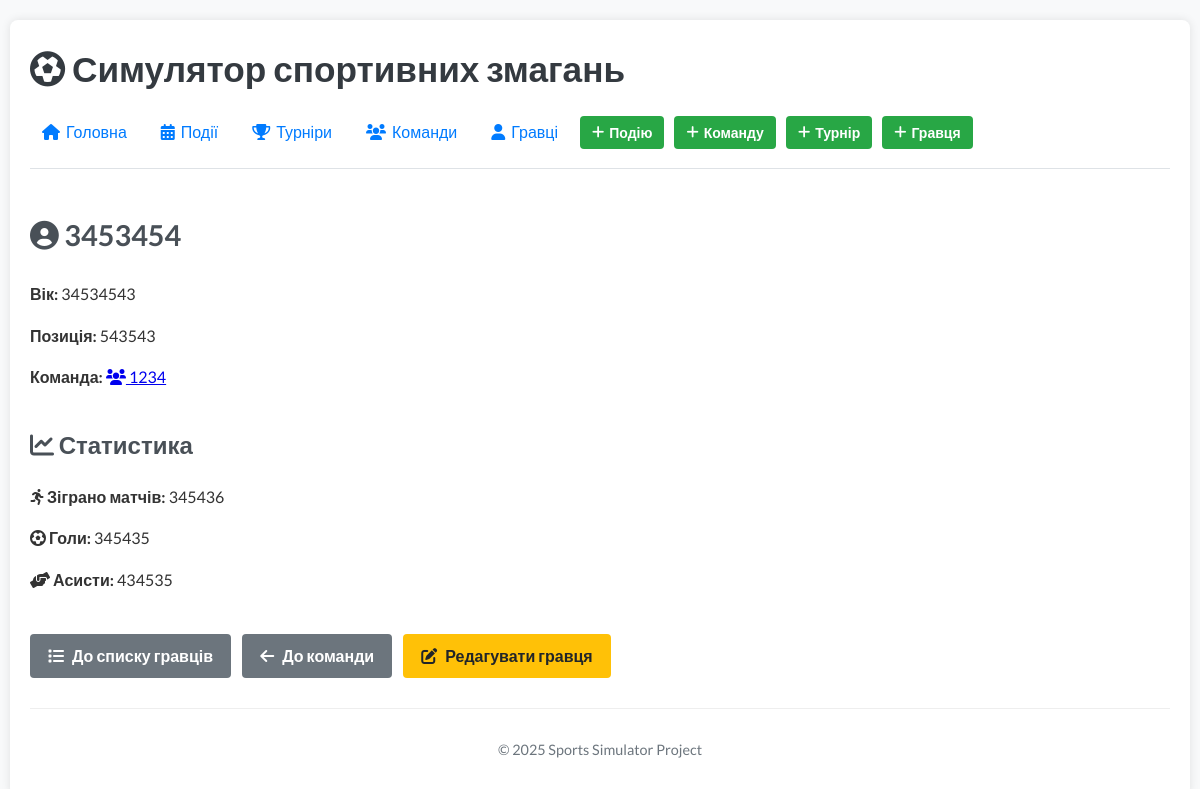
Page /simulator/players/219d136a-4568-4157-841e-29db8fb78525/ on the committed database.
### simulator/models.py (models this page shows, shortened)
class BaseUUIDModel(models.Model):
    id = models.UUIDField(primary_key=True, default=uuid.uuid4, editable=False)
    class Meta:
        abstract = True

class Player(BaseUUIDModel):
    name = models.CharField(max_length=200, verbose_name="Ім'я")
    age = models.PositiveIntegerField(verbose_name="Вік")
    position = models.CharField(max_length=100, blank=True, null=True, verbose_name="Позиція")
    team = models.ForeignKey(
        'Team',
        on_delete=models.SET_NULL,
        null=True,
        blank=True,
        related_name='players',
        verbose_name="Команда"
    )
    class Meta:
        verbose_name = "Гравець"
        verbose_name_plural = "Гравці"
        ordering = ['name']

class Team(BaseUUIDModel):
    name = models.CharField(max_length=200, unique=True, verbose_name="Назва команди")
    coach = models.CharField(max_length=200, blank=True, null=True, verbose_name="Тренер")
    class Meta:
        verbose_name = "Команда"
        verbose_name_plural = "Команди"
        ordering = ['name']

class PlayerStatistics(BaseUUIDModel):
    player = models.OneToOneField(
        'Player',
        on_delete=models.CASCADE,
        related_name='statistics',
        verbose_name="Гравець"
    )
    games_played = models.PositiveIntegerField(default=0, verbose_name="Зіграно матчів")
    goals = models.PositiveIntegerField(default=0, verbose_name="Голи")
    assists = models.PositiveIntegerField(default=0, verbose_name="Асисти")
    class Meta:
        verbose_name = "Статистика гравця"
        verbose_name_plural = "Статистики гравців"
        constraints = [
            models.UniqueConstraint(fields=['player'], name='unique_player_stats')
        ]

### simulator/views.py (the view)
# urls.py: path('players/<uuid:player_id>/', views.player_detail, name='player_detail'),
def player_detail(request, player_id):
    player = get_object_or_404(Player.objects.select_related('team', 'statistics'), pk=player_id)
    return render(request, 'simulator/player_detail.html', {'player': player})

### simulator/templates/simulator/player_detail.html (shortened to what this page needs)
{% extends 'simulator/base.html' %}
{% block content %}
<h2><i class="fas fa-user-circle"></i> {{ player.name }}</h2>
<p><strong>Вік:</strong> {{ player.age }}</p>
<p><strong>Позиція:</strong> {{ player.position|default:"Не вказано" }}</p>
<p><strong>Команда:</strong> {% if player.team %}<a href="{% url 'simulator:team_detail' player.team.id %}"><i class="fas fa-users"></i> {{ player.team.name }}</a>{% else %}Вільний агент{% endif %}</p>
<h3><i class="fas fa-chart-line"></i> Статистика</h3>
{% with stats=player.statistics %}
    {% if stats %}
        <p><strong><i class="fas fa-running"></i> Зіграно матчів:</strong> {{ stats.games_played|default:0 }}</p>
        <p><strong><i class="fas fa-futbol"></i> Голи:</strong> {{ stats.goals|default:0 }}</p>
        <p><strong><i class="fas fa-hands-helping"></i> Асисти:</strong> {{ stats.assists|default:0 }}</p>
    {% else %}
        <p>Статистика для цього гравця ще не створена.</p>
    {% endif %}
{% endwith %}
<br>
<a href="{% url 'simulator:player_list' %}" class="btn btn-secondary"><i class="fas fa-list"></i> До списку гравців</a>
{% if player.team %}
    <a href="{% url 'simulator:team_detail' player.team.id %}" class="btn btn-secondary ml-2"><i class="fas fa-arrow-left"></i> До команди</a>
{% endif %}
<a href="{% url 'simulator:player_update' player.id %}" class="btn btn-warning ml-2"><i class="fas fa-edit"></i> Редагувати гравця</a>
{% endblock %}

### simulator/static/simulator/css/style.css (style rules this page uses)
body { font-family: 'Lato', sans-serif; line-height: 1.6; margin: 0; padding: 0; background-color: #f8f9fa; color: #333; }
h1, h2, h3, h4, h5, h6 { font-weight: 700; color: #495057; margin-top: 1.5em; margin-bottom: 0.8em; }
h2 { font-size: 1.8em; }
h3 { font-size: 1.5em; }
.btn { padding: 10px 18px; color: white !important; border: none; cursor: pointer; border-radius: 4px; text-decoration: none !important; display: inline-flex; align-items: center; justify-content: center; transition: background-color 0.2s ease, box-shadow 0.2s ease; font-weight: 600; text-align: center; vertical-align: middle; line-height: 1.5; }
.btn .fas, .btn .fa { margin-right: 8px; vertical-align: middle; }
.btn-secondary { background-color: #6c757d; }
.btn-warning { background-color: #ffc107; color: #212529 !important; }
.ml-2 { margin-left: 0.5rem !important; }

### rows in the picture
Player: name "3453454", age "34534543", position "543543", team.name "1234"
PlayerStatistics: games_played "345436", goals "345435", assists "434535"
